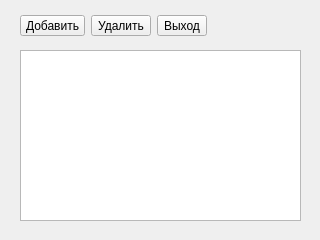
<?xml version="1.0" encoding="UTF-8"?>
<ui version="4.0">
 <class>Street</class>
 <widget class="QDialog" name="Street">
  <property name="geometry">
   <rect>
    <x>0</x>
    <y>0</y>
    <width>320</width>
    <height>240</height>
   </rect>
  </property>
  <property name="windowTitle">
   <string>Street</string>
  </property>
  <widget class="QWidget" name="horizontalLayoutWidget">
   <property name="geometry">
    <rect>
     <x>20</x>
     <y>10</y>
     <width>187</width>
     <height>31</height>
    </rect>
   </property>
   <layout class="QHBoxLayout" name="horizontalLayout">
    <item>
     <widget class="QToolButton" name="toolButtonAdd">
      <property name="text">
       <string>Добавить</string>
      </property>
     </widget>
    </item>
    <item>
     <widget class="QToolButton" name="toolButtonDelete">
      <property name="text">
       <string>Удалить</string>
      </property>
     </widget>
    </item>
    <item>
     <widget class="QToolButton" name="toolButtonExit">
      <property name="text">
       <string>Выход</string>
      </property>
     </widget>
    </item>
   </layout>
  </widget>
  <widget class="QTableView" name="tableView">
   <property name="geometry">
    <rect>
     <x>20</x>
     <y>50</y>
     <width>281</width>
     <height>171</height>
    </rect>
   </property>
  </widget>
 </widget>
 <resources/>
 <connections/>
</ui>
